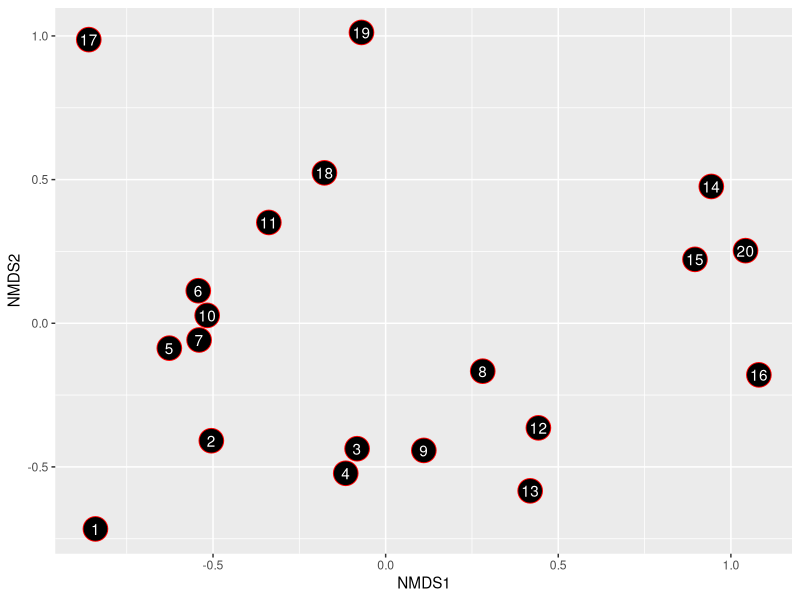
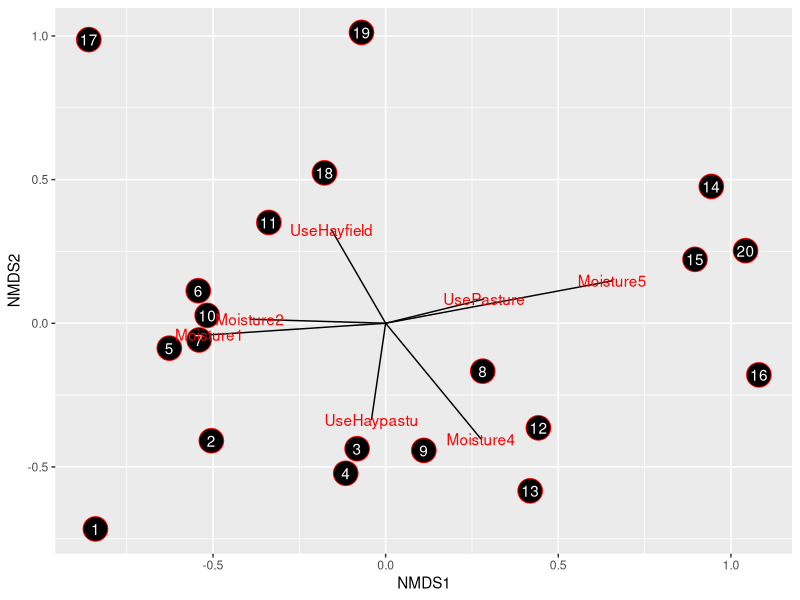

Write the R code that produced these figures, in order.
## ---- chunk 1
knitr::opts_chunk$set(
  comment = "R>", 
  warning = FALSE, 
  message = FALSE
)
## ---- chunk 2
# Load libraries
library(tidyverse)
library(vegan)

# Load built-in data
data("dune")
data("dune.env")
## ---- chunk 3
dune_MDS <- metaMDS(dune, autotransform = F)
## ---- chunk 4
# Standardise data
dune_stand <- decostand(dune, method = "standardize")

# Create Bray-Curtis dissimilarity matrix
dune_dist <- vegdist(dune, method = "bray")

# Create distance matrix
dune_MDS <- metaMDS(dune_dist)
## ---- chunk 5
dune_MDS$stress
## ---- chunk 6
# Convert for ggplot
dune_MDS_points <- data.frame(site = 1:nrow(dune)) %>%
  mutate(x = as.numeric(dune_MDS$points[ ,1]),
         y = as.numeric(dune_MDS$points[ ,2]))

# Visualise with ggplot
ggplot(data = dune_MDS_points, aes(x = x, y = y)) +
  geom_point(size = 8, shape = 21, fill = "black", colour = "red") +
  geom_text(aes(label = site), colour = "white") +
  labs(x = "NMDS1", y = "NMDS2")
## ---- chunk 7
dune_envfit <- envfit(dune_MDS ~ Moisture + Use, data = dune.env)
dune_envfit
## ---- chunk 8
# Extract the envfit vector values
dune_envfit_df <- data.frame(dune_envfit$factors$centroids) %>%
  mutate(factors = row.names(.)) %>%
  rename(x = NMDS1, y = NMDS2)

# Visualise environmental fits
ggplot(data = dune_MDS_points, aes(x = x, y = y)) +
  geom_point(size = 8, shape = 21, fill = "black", colour = "red") +
  geom_text(aes(label = site), colour = "white") +
  geom_segment(data = dune_envfit_df,
               aes(x = 0, y = 0, xend = x, yend = y)) +
  geom_text(data = dune_envfit_df, colour = "red", 
            aes(x = x, y = y, label = factors)) +
  labs(x = "NMDS1", y = "NMDS2")
## ---- chunk 9
diversity(dune)
## ---- chunk 10
# Create dendrogram
dune_clust <- hclust(dune_dist, "ward.D")

# Extract clusters
dune_grp <- cutree(dune_clust, 4)

# Calculate ANOSIM
anosim(dune_dist, dune_grp)
